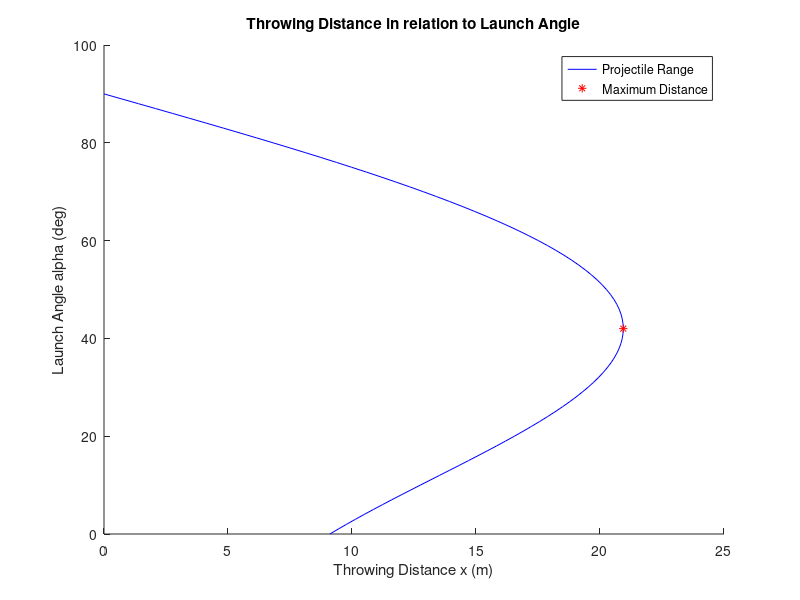
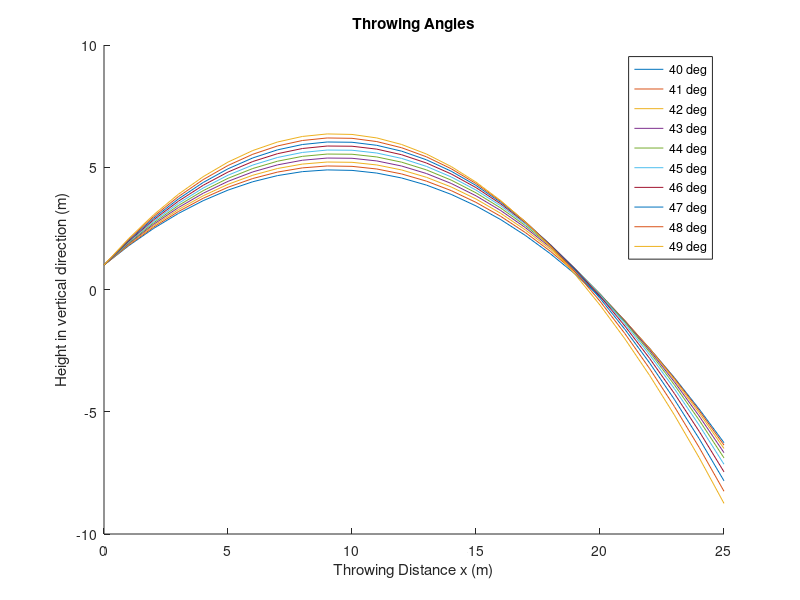

MATLAB code to generate these figures, in order:
fprintf('Data evaluation: Shot Put\n\n');

%Declare the variables

% h: Height of where the ball was thrown
% g: Gravitational constant

h = 2.2; 
g = 9.81;

%Visualize the constants
fprintf('Ball thrown from a height of: %.1f m \n', h); 
fprintf('Gravitational constant: %.2f m/s^2 \n\n', g); 
 
v1 = 13.4; 
v2 = 13.7; 
v3 = 13.5;
v4 = 13.8;
v0 = mean([v1 v2 v3 v4]); 

%Visualize the provided data 
fprintf('Velocity from each throw: \n');
fprintf('First throw: %.1f m/s \n', v1); 
fprintf('Second throw: %.1f m/s \n', v2); 
fprintf('Third throw: %.1f m/s \n', v3); 
fprintf('fourth throw: %.1f m/s \n', v4); 
fprintf('Mean value: %.1f m/s \n', v0); 

%Calculate the throwing distance of the ball in relation to angle 'alpha'
%Since alpha is a vector, define it as such

alpha = 0:1:90; %Be aware that MATLAB begins at 1 instead of 0

alpha_lenght = length(alpha); 
x = zeros(1, alpha_lenght); %Preallocate 'x' to improve performance during iteration

for i = 1:alpha_lenght
    alpha_rad = deg2rad(alpha(i)); %Convert from degrees to radians
    vx0 = v0*cos(alpha_rad); %Calculate x-component of initial velocity
    vy0 = v0*sin(alpha_rad); %Calculate y-component of initial velocity

    %For throwing distance x
    x(i) = (vx0/g) * (vy0 + sqrt(vy0*vy0 + 2*g*h)); 
    
end

%Plot the results for each velocity value

figure(1); 
hold on; 
xlabel('Throwing Distance x (m)'); %x-axis label
ylabel('Launch Angle alpha (deg)'); %y-axis label 
q1 = plot(x, alpha, 'b-'); %x-axis for throwing distance 'x' and y-axis for launch angle 'alpha'

%Calculate the maximum angle for when the maximum distance is reached
%Be aware of the synthax. 
[max_val, max_ind] = max(x); %Use 'max' function to find the maximum value on the vector 
x_max = x(max_ind); 
alpha_max = alpha(max_ind); 
q2 = plot(x_max, alpha_max, 'r*'); 

legend([q1,q2], {'Projectile Range', 'Maximum Distance'}); 
title('Throwing Distance in relation to Launch Angle'); 

%Plot the throwing height y. Focus on angles {40,...,49}
%Redefine initial height to h = 1 m as required by the exercise

h_5 = 1; 
alpha_40 = 40; 
alpha_41 = 41;
alpha_42 = 42; 
alpha_43 = 43; 
alpha_44 = 44; 
alpha_45 = 45; 
alpha_46 = 46; 
alpha_47 = 47; 
alpha_48 = 48; 
alpha_49 = 49; 

%Define a distance from {0,...,25} as requred by the exercise 
x_5 = 0:1:25; 

%Calculate the specific functions for each angle 

y_40 = -g*x_5.^2/(2*(v0*cosd(alpha_40)).^2)+x_5*tand(alpha_40)+h_5;
y_41 = -g*x_5.^2/(2*(v0*cosd(alpha_41)).^2)+x_5*tand(alpha_41)+h_5;
y_42 = -g*x_5.^2/(2*(v0*cosd(alpha_42)).^2)+x_5*tand(alpha_42)+h_5;
y_43 = -g*x_5.^2/(2*(v0*cosd(alpha_43)).^2)+x_5*tand(alpha_43)+h_5;
y_44 = -g*x_5.^2/(2*(v0*cosd(alpha_44)).^2)+x_5*tand(alpha_44)+h_5;
y_45 = -g*x_5.^2/(2*(v0*cosd(alpha_45)).^2)+x_5*tand(alpha_45)+h_5;
y_46 = -g*x_5.^2/(2*(v0*cosd(alpha_46)).^2)+x_5*tand(alpha_46)+h_5;
y_47 = -g*x_5.^2/(2*(v0*cosd(alpha_47)).^2)+x_5*tand(alpha_47)+h_5;
y_48 = -g*x_5.^2/(2*(v0*cosd(alpha_48)).^2)+x_5*tand(alpha_48)+h_5;
y_49 = -g*x_5.^2/(2*(v0*cosd(alpha_49)).^2)+x_5*tand(alpha_49)+h_5;

%Plot all functions

figure(2); 
hold on; 
xlabel('Throwing Distance x (m)'); %x-axis label
ylabel('Height in vertical direction (m)'); %y-axis label 
plot(x_5, y_40); 
plot(x_5, y_41); 
plot(x_5, y_42); 
plot(x_5, y_43); 
plot(x_5, y_44); 
plot(x_5, y_45); 
plot(x_5, y_46); 
plot(x_5, y_47); 
plot(x_5, y_48); 
plot(x_5, y_49); 
legend('40 deg', '41 deg', '42 deg', '43 deg', '44 deg', '45 deg', '46 deg', '47 deg', '48 deg', '49 deg'); 
title('Throwing Angles'); 
